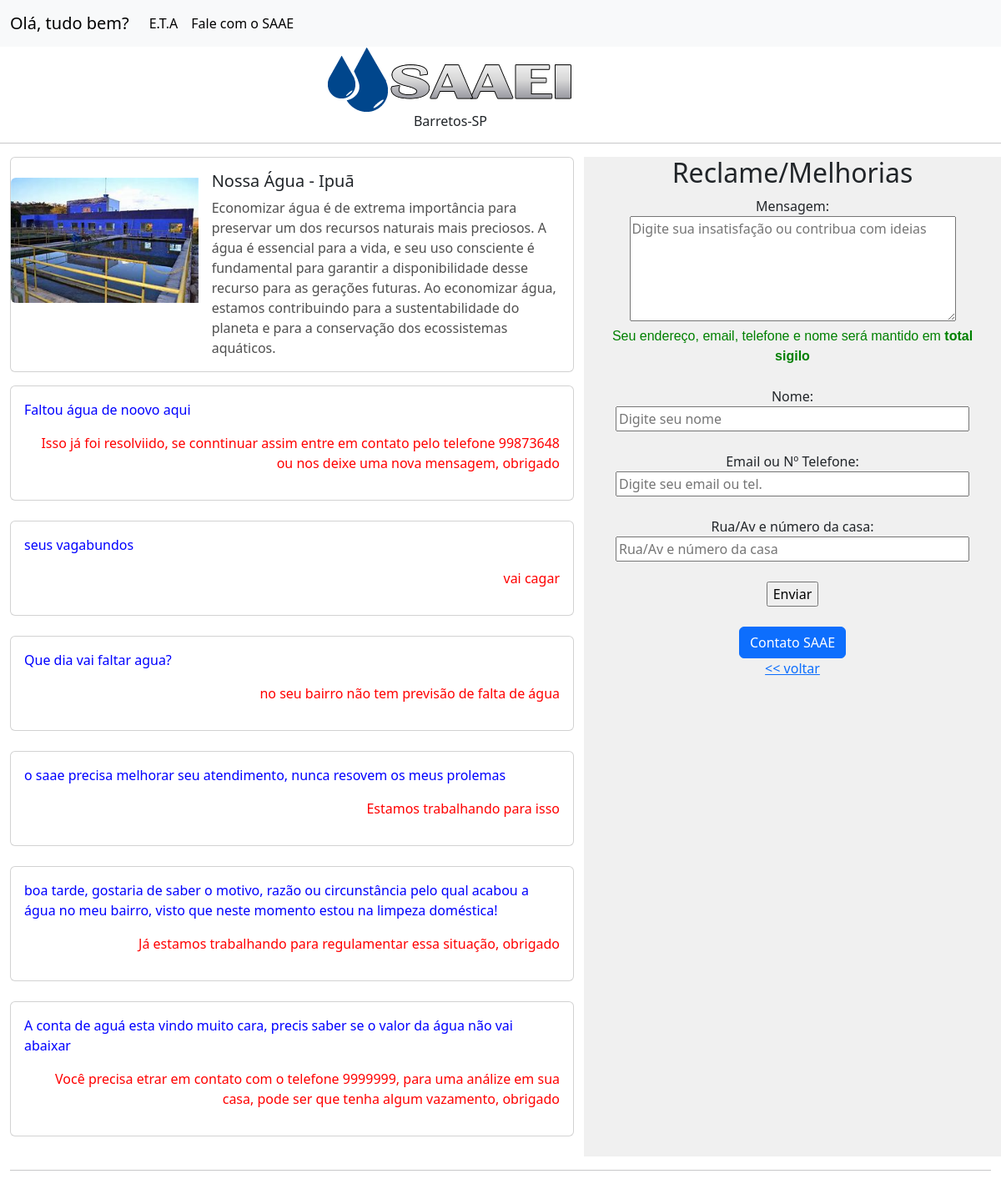
The app's page /index/ with its own data.
### pagina_inicial/models.py (models this page shows, shortened)
class Contato(models.Model):
    cidade_estado = models.CharField(max_length=100)
    telefone = models.CharField(max_length=20)
    email = models.CharField(max_length=50)

class Aviso(models.Model):
    foto = models.ImageField(upload_to='aviso_images')
    titulo = models.CharField(max_length=50)
    texto = models.TextField()

class Reclame(models.Model):
    mensagem = models.TextField()
    nome = models.CharField(max_length=100)
    rua = models.CharField(max_length=50)
    email_ou_tel = models.CharField(max_length=30)
    boolean = models.BooleanField(default=False)
    resposta = models.CharField(max_length=300)

### pagina_inicial/views.py (the view, shortened to what this page needs)
# urls.py: path('index/', views.index, name='index'),
def index(request):
    if request.method == 'GET':
        postagem = Aviso.objects.all()
        publicar_reclame = Reclame.objects.filter(boolean=True).order_by('-id')[:10]
        objeto = Contato.objects.all().order_by('-id')[:1]
        for item in objeto:
            tel = item.telefone
            cidade_estado = item.cidade_estado
            email = item.email
        return render(request, 'index.html', {'postagem': postagem,
                                              'publicar_reclame': publicar_reclame,
                                              'tel': tel,
                                              'cidade_estado': cidade_estado,
                                              'email': email,
                                              })

### pagina_inicial/templates/index.html (shortened to what this page needs)
{% load static %}
<!doctype html>
<html lang="pt-BR">
<head>
    <link rel="stylesheet" href="{% static 'pagina_inicial/css/index.css' %}">
    <link href="https://cdn.jsdelivr.net/npm/bootstrap@5.3.0/dist/css/bootstrap.min.css" rel="stylesheet"
>
</head>
<body>
<nav class="navbar navbar-expand-lg bg-body-tertiary">
  <div class="container-fluid">
    <a class="navbar-brand" href="#">Olá, tudo bem?</a>
    <div class="collapse navbar-collapse" id="navbarSupportedContent">
      <ul class="navbar-nav me-auto mb-2 mb-lg-0">
        <li class="nav-item">
          <a class="nav-link active" aria-current="page" href="/eta/">E.T.A</a>
        </li>
        <li class="nav-item">
          <a class="nav-link active" aria-current="page" href="#fale_com_o_saae">Fale com o SAAE</a>
        </li>
          </ul>
    </div>
  </div>
</nav>
    <div class="img_logo">
        <img src="{% static 'pagina_inicial/img/img_saae_logo.png' %}">
        <h6>{{ cidade_estado }}</h6>
    </div>
    <hr>
    <div class="container-fluid">
        <div class="row">
            <div class="col-md-7 coluna1">
               {% for aviso in postagem %}
<div class="card mb-3" style="max-width: 765px;">
  <div class="row g-0">
    <div class="col-md-4"><br>
      {% if aviso.foto %}
        <center><img src="{{ aviso.foto.url }}" class="img-fluid rounded-start" alt="Imagem do Aviso"></center>
       {% endif %}
    </div>
    <div class="col-md-8">
      <div class="card-body">
        <h5 class="card-title">{{ aviso.titulo }}</h5>
        <p class="card-text">{{ aviso.texto }}</p>
      </div>
    </div>
  </div>
</div>
{% endfor %}
    {% for reclame in publicar_reclame %}
                <div class="card">
  <div class="card-body">
    <p class="pergunta-card">{{ reclame.mensagem }}</p>
    <p class="resposta-card">{{ reclame.resposta }}</p>
  </div>
</div>
<br>
    {% endfor %}
            </div>
            <div class="col-md-5 coluna2">
                <div class="div-form">
                    <h2>Reclame/Melhorias</h2>
                    <form action="{% url 'index' %}" method="post">{% csrf_token %}<div id="fale_com_o_saae"></div>
                        <label for="mensagem">Mensagem:</label><br>
                        <textarea id="mensagem" name="mensagem" placeholder="Digite sua insatisfação ou contribua com ideias"
                            rows="5" cols="40"></textarea>
                        <br>
                        <div class="seu_nome_sigilo">
                            Seu endereço, email, telefone e nome será mantido em <b>total sigilo</b>
                        </div>
                        <br>
                        <label for="nome">Nome:</label><br>
                        <input type="text" id="nome" name="nome" placeholder="Digite seu nome" size="40"><br><br>
                        <label for="rua">Email ou Nº Telefone:</label><br>
                        <input type="text" id="email_ou_tel" name="email_ou_tel" placeholder="Digite seu email ou tel." size="40"><br><br>
                        <label for="rua">Rua/Av e número da casa:</label><br>
                        <input type="text" id="rua" name="rua" placeholder="Rua/Av e número da casa" size="40"><br><br>
                        <input type="submit" name="btn" value="Enviar"><br><br>
                    </form>
                </div>
<center>
<button class="btn btn-primary" data-bs-target="#exampleModalToggle" data-bs-toggle="modal">Contato SAAE</button>
</center>
                <div clas="voltar">
                    <center><a href="#"> << voltar </a></center>
                </div>
            </div>
        </div><hr>
    </div><br><br><br><br><br><br><br><br><br>
        <br><br><br><br><br><br><br>
</body>
</html>

### templates/static/pagina_inicial/css/index.css (style rules this page uses)
.img_logo { text-align: center; width: 90%; }
.coluna1 { background-color: #ffffff; }
.coluna2 { background-color: #f0f0f0; }
.div-form { text-align: center; }
.seu_nome_sigilo { font-family: Verdana, Arial, sans-serif; color: green; }
.pergunta-card { color: blue; }
.resposta-card { text-align: right; color: red; }
.card-text { color: #4f4f4f; }

### records on screen
Contato: cidade_estado "Barretos-SP"
Aviso: foto (picture), titulo "Nossa Água - Ipuã", texto "Economizar água é de extrema importância para preservar um dos recursos naturais mais preciosos. A água é essencial para a vida, e seu uso consciente é fundamental para garantir a disponibilidade desse recurso para as gerações futuras. Ao economizar água, estamos contribuindo para a sustentabilidade do planeta e para a conservação dos ecossistemas aquáticos."
Reclame: mensagem "Faltou água de noovo aqui", resposta "Isso já foi resolviido, se conntinuar assim entre em contato pelo telefone 99873648 ou nos deixe uma nova mensagem, obrigado"
Reclame: mensagem "seus vagabundos", resposta "vai cagar"
Reclame: mensagem "Que dia vai faltar agua?", resposta "no seu bairro não tem previsão de falta de água"
Reclame: mensagem "o saae precisa melhorar seu atendimento, nunca resovem os meus prolemas", resposta "Estamos trabalhando para isso"
Reclame: mensagem "boa tarde, gostaria de saber o motivo, razão ou circunstância pelo qual acabou a água no meu bairro, visto que neste momento estou na limpeza doméstica!", resposta "Já estamos trabalhando para regulamentar essa situação, obrigado"
Reclame: mensagem "A conta de aguá esta vindo muito cara, precis saber se o valor da água não vai abaixar", resposta "Você precisa etrar em contato com o telefone 9999999, para uma análize em sua casa, pode ser que tenha algum vazamento, obrigado"
